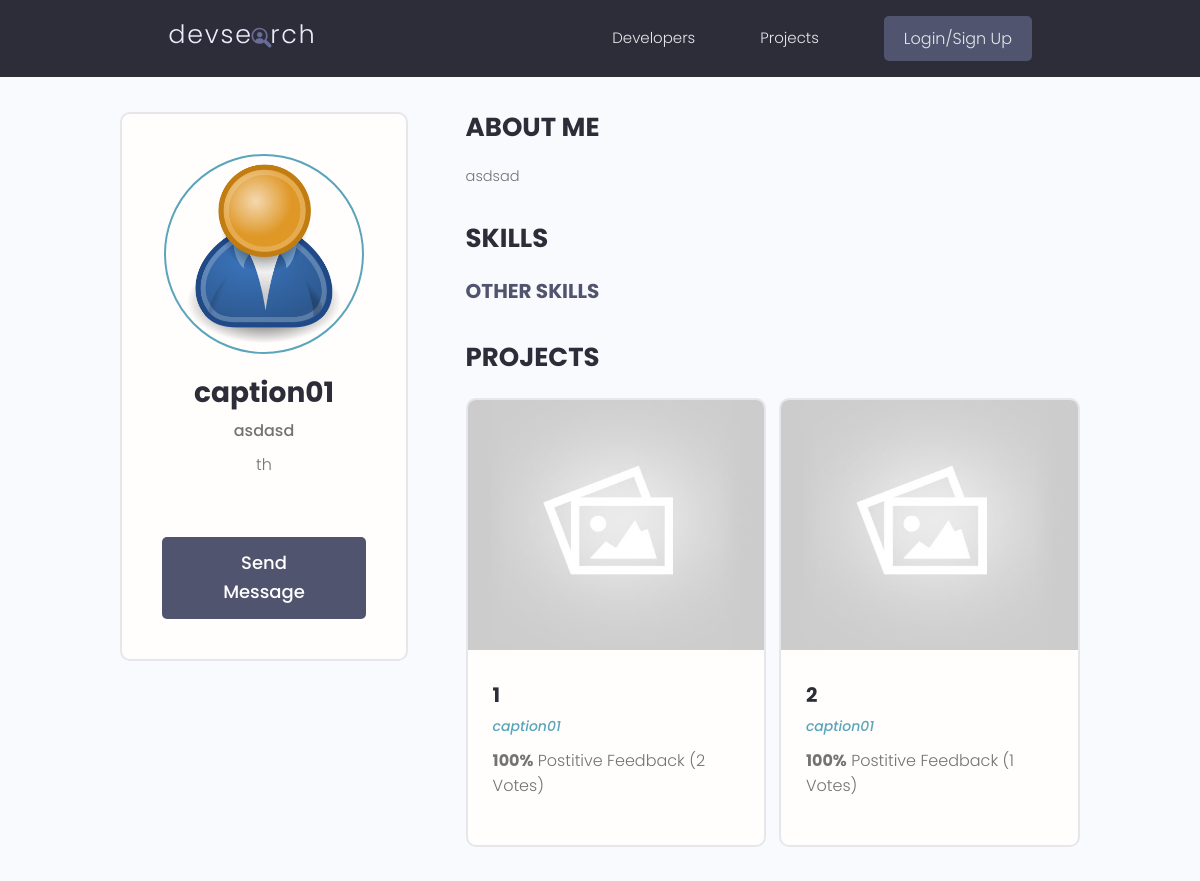
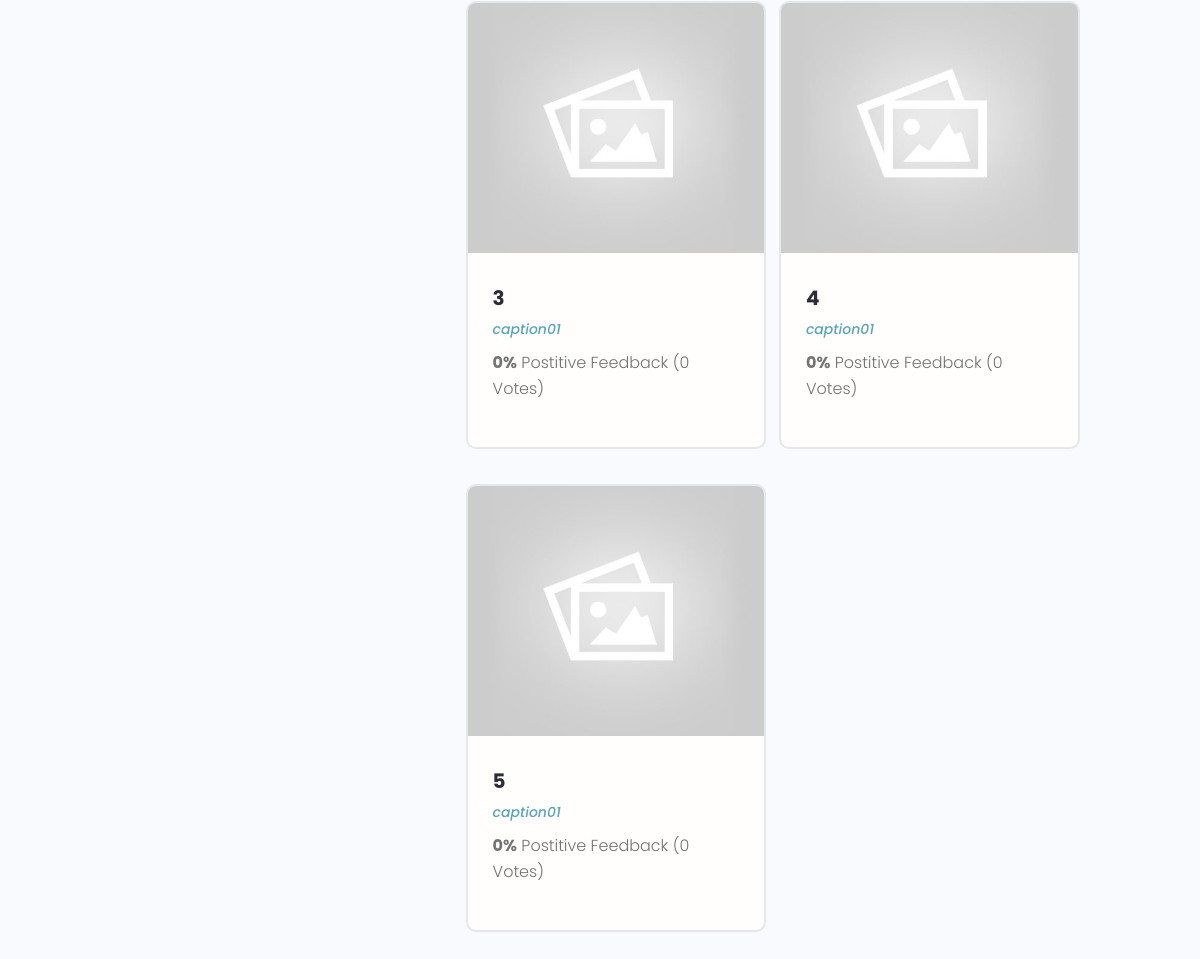
Screenshot of /profile/9cbbb81d-3416-49b5-a48a-9d25ee36c95b/ with the database file from the repository (2 pictures, top to bottom).
### users/models.py (models this page shows, shortened)
class Profile(models.Model):
    user = models.OneToOneField(User, on_delete=models.CASCADE, null=True, blank=True)
    name = models.CharField(max_length=200, null=True, blank=True)
    username = models.CharField(max_length=200, null=True, blank=True)
    location = models.CharField(max_length=200, null=True, blank=True)
    email = models.EmailField(max_length=500, blank=True, null=True)
    short_intro =  models.CharField(max_length=200, null=True, blank=True)
    bio = models.TextField(null=True, blank=True)
    profile_image = models.ImageField(null=True, blank=True, upload_to='profiles/', default='profiles/user-default.png')
    social_github = models.CharField(max_length=200, null=True, blank=True)
    social_twitter = models.CharField(max_length=200, null=True, blank=True)
    social_linkedin = models.CharField(max_length=200, null=True, blank=True)
    social_youtube = models.CharField(max_length=200, null=True, blank=True)
    social_website = models.CharField(max_length=200, null=True, blank=True)
    created = models.DateTimeField(auto_now_add=True)
    id = models.UUIDField(
        default=uuid.uuid4,
        unique=True,
        primary_key=True,
        editable=False
    )

### projects/models.py (models this page shows, shortened)
class Project(models.Model):
    owner = models.ForeignKey(Profile, null=True, blank=True, on_delete=models.SET_NULL)
    title = models.CharField(max_length=200)
    description = models.TextField(null=True, blank=True)
    featured_image = models.ImageField(null=True, blank=True, default='default.jpg')
    demo_link = models.CharField(max_length=2000, null=True, blank=True)
    source_link = models.CharField(max_length=2000, null=True, blank=True)
    tags = models.ManyToManyField('Tag', blank=True)
    vote_ratio = models.IntegerField(default=0, null=True, blank=True)
    vote_total = models.IntegerField(default=0, null=True, blank=True)
    created = models.DateTimeField(auto_now_add=True)
    id = models.UUIDField(
        default=uuid.uuid4,
        unique=True,
        primary_key=True,
        editable=False
    )
    class Meta:
        ordering = ['-vote_ratio', '-vote_total', 'title']

### users/views.py (the view)
# urls.py: path('profile/<str:pk>/', views.user_profile, name='user-profile'),
def user_profile(request, pk):
    profile = Profile.objects.get(id=pk)
    top_skills = profile.skill_set.exclude(description__exact="")
    othe_skills = profile.skill_set.filter(description="")
    context = {
        'profile': profile,
        'topSkills': top_skills,
        'otherSkills': othe_skills,
    }
    return render(request, 'users/user-profile.html', context)

### users/templates/users/user-profile.html (shortened to what this page needs)
{% extends 'main.html' %} {% block content %}
<main class="profile my-md">
    <div class="container">
        <div class="layout">
            <div class="column column--1of3">
                <div class="card text-center">
                    <div class="card__body dev">
                        <img
                            class="avatar avatar--xl"
                            src="{{ profile.profile_image.url }}"
                        />
                        <h2 class="dev__name">{{ profile.name }}</h2>
                        <p class="dev__title">{{ profile.short_intro }}</p>
                        <p class="dev__location">{{ profile.location }}</p>
                        {% if request.user.profile.id != profile.id %}
                        <a
                            href="{% url 'create-message' profile.id %}"
                            class="btn btn--sub btn--lg"
                            >Send Message
                        </a>
                        {% endif %}
                    </div>
                </div>
            </div>
            <div class="column column--2of3">
                <div class="devInfo">
                    <h3 class="devInfo__title">About Me</h3>
                    <p class="devInfo__about">{{ profile.bio }}</p>
                </div>
                <div class="devInfo">
                    <h3 class="devInfo__title">Skills</h3>
                    <div class="devInfo__skills">
                        <h3 class="devInfo__subtitle">Other Skills</h3>
                    </div>
                </div>
                <div class="devInfo">
                    <h3 class="devInfo__title">Projects</h3>
                    <div class="grid grid--two">
                        {% for project in profile.project_set.all %}
                        <div class="column">
                            <div class="card project">
                                <a
                                    href="{% url 'project' project.id %}"
                                    class="project"
                                >
                                    <img
                                        class="project__thumbnail"
                                        src="{{ project.featured_image.url }}"
                                        alt="project thumbnail"
                                    />
                                    <div class="card__body">
                                        <h3 class="project__title">
                                            {{ project.title }}
                                        </h3>
                                        <p>
                                            <a
                                                class="project__author"
                                                href="{% url 'user-profile' project.owner.id %}"
                                                >{{ project.owner.name }}</a
                                            >
                                        </p>
                                        <p class="project--rating">
                                            <span style="font-weight: bold"
                                                >{{ project.vote_ratio }}%</span
                                            >
                                            Postitive Feedback
                                            ({{project.vote_total }} Votes)
                                        </p>
                                    </div>
                                </a>
                            </div>
                        </div>
                        {% endfor %}
                    </div>
                </div>
            </div>
        </div>
    </div>
</main>
{% endblock content %}

### static/styles/app.css (style rules this page uses)
:root { --color-sub: #2d2d39; }
.btn--sub { background-color: var(--color-sub-light); }
.card { border: 2px solid var(--color-light); }
img { width: 100%; }
.profile .card > .dev { padding: 4rem; }
.dev__name { color: var(--color-sub); font-size: 2.8rem; font-weight: 700; margin-top: 1rem; margin-bottom: 0.5rem; }
.dev__title { font-size: 1.6rem; font-weight: 500; line-height: 1.3; }
.dev__location { margin-top: 1rem; }
.devInfo { margin-bottom: 3rem; }
.devInfo__title, .devInfo__subtitle { font-size: 2.6rem; color: var(--color-sub); text-transform: uppercase; font-weight: 700; margin-bottom: 1.5rem; }
.devInfo__subtitle { font-size: 2rem; color: var(--color-sub-light); }
.devInfo__about, .devSkill__info { font-size: 1.45rem; line-height: 1.7; text-align: justify; }
.project__author { font-size: 1.4rem; font-style: italic; }
.project--rating { margin-bottom: 1.6em; margin-top: 0.5em; }
.project__thumbnail { height: 25rem; object-fit: cover; object-position: top center; }
.project__title { font-size: 2rem; font-weight: 700; color: var(--color-sub); }

### static/uikit/styles/modules/_variables.css (style rules this page uses)
:root { --color-main: #5aa5b9; --color-main-light: #e6faff; --color-sub: #3f4156; --color-sub-light: #51546e; --color-sub-lighter: #ededfd; --color-text: #737373; --color-gray: #8b8b8b; --color-light: #e5e7eb; --color-light-gray: #767676; --color-bg: #f8fafd; --color-white: #fffefd; --color-white-light: #f3f3f3; --color-success: #359e64; --color-success-bg: #def8e8; --color-error: #fc4b0b; --color-error-bg: #fff2ee; --font-base: 'Poppins', arial, helvetica, 'Segoe UI', roboto, ubuntu, sans-serif; --font-monospace: 'Fira Code', 'Courier New', courier, monospace; --font-regular: 300; --font-medium: 500; --font-bold: 700; --generic-shadow: 1px 1px 5px #00000010; --generic-transition: all 0.3s ease-in-out; }

### static/uikit/styles/modules/_base.css (style rules this page uses)
* { margin: 0; padding: 0; box-sizing: border-box; text-rendering: optimizeLegibility; color: inherit; font-size: inherit; }
html { font-size: 50%; }
@media only screen and (min-width: 480px) { html { font-size: 56.25%; } }
@media only screen and (min-width: 1200px) { html { font-size: 62.5%; } }
body { line-height: 1.6; font-weight: 400; font-size: 1.5rem; color: var(--color-text); background-color: var(--color-bg); min-height: 100vh; }

### static/uikit/styles/modules/_typography.css (style rules this page uses)
* { font-family: var(--font-base); }
h2 { font-size: 3.6rem; font-weight: var(--font-bold); }
h3 { font-size: 3.2rem; font-weight: var(--font-medium); }
p, span, strong { font-size: 1.6rem; color: var(--color-text); font-weight: var(--font-regular); }
a { padding-bottom: 2px; text-decoration: none; display: inline-block; color: var(--color-main); font-weight: var(--font-medium); }

### static/uikit/styles/modules/_utilities.css (style rules this page uses)
.container { width: 92%; max-width: 165rem; margin: 0 auto; box-sizing: border-box; }
@media screen and (min-width: 1000px) { .container { width: 90%; } }
@media screen and (min-width: 1200px) { .container { width: 80%; } }
.text-center { text-align: center; }
.my-md { margin: 3rem auto; }

### static/uikit/styles/modules/_avatar.css (style rules this page uses)
.avatar { border-radius: 50%; border: 2px solid var(--color-main); object-fit: cover; }
.avatar--xl { height: 20rem; width: 20rem; }

### static/uikit/styles/modules/_button.css (style rules this page uses)
.btn { display: inline-block; position: relative; cursor: pointer; background-color: var(--color-light); font-weight: var(--font-medium); color: var(--color-sub); text-decoration: none; padding: 1rem 2rem; border-radius: 0.5rem; border: none; width: -webkit-fit-content; width: -moz-fit-content; width: fit-content; height: -webkit-fit-content; height: -moz-fit-content; height: fit-content; font-size: 1.6rem; outline-width: 0; outline-color: transparent; -webkit-backface-visibility: hidden; backface-visibility: hidden; transition: all 0.3s ease-in-out; }
.btn--sub { background-color: var(--color-sub); color: var(--color-white); }
.btn--lg { font-size: 1.8rem; padding: 1.2rem 4.5rem; }

### static/uikit/styles/modules/_card.css (style rules this page uses)
.card { border-radius: 1rem; background-color: var(--color-white); border: 1.5px solid var(--color-light); width: auto; height: auto; margin-top: 0.5rem; margin-bottom: 0.5rem; overflow: hidden; }
.card__body, .card__header { padding: 2rem 2.5rem; }

### static/uikit/styles/modules/_grid.css (style rules this page uses)
.grid { display: flex; flex-wrap: wrap; justify-content: flex-start; align-items: stretch; }
.grid > .column { min-width: 28rem; margin-bottom: 2.5rem; }
.grid--two > .column { flex-basis: 100%; }
@media screen and (min-width: 800px) { .grid--two { margin-right: -2%; } }
@media screen and (min-width: 800px) { .grid--two > .column { margin-right: 2%; } }
@media screen and (min-width: 800px) { .grid--two > .column { flex-basis: 48%; } }

### rows the page displays
Profile: profile_image (placeholder picture), name "caption01", short_intro "asdasd", location "th", bio "asdsad"
Project: featured_image (placeholder picture), title "1", owner.name "caption01", vote_ratio "100", vote_total "2"
Project: featured_image (placeholder picture), title "2", owner.name "caption01", vote_ratio "100", vote_total "1"
Project: featured_image (placeholder picture), title "3", owner.name "caption01", vote_ratio "0", vote_total "0"
Project: featured_image (placeholder picture), title "4", owner.name "caption01", vote_ratio "0", vote_total "0"
Project: featured_image (placeholder picture), title "5", owner.name "caption01", vote_ratio "0", vote_total "0"
